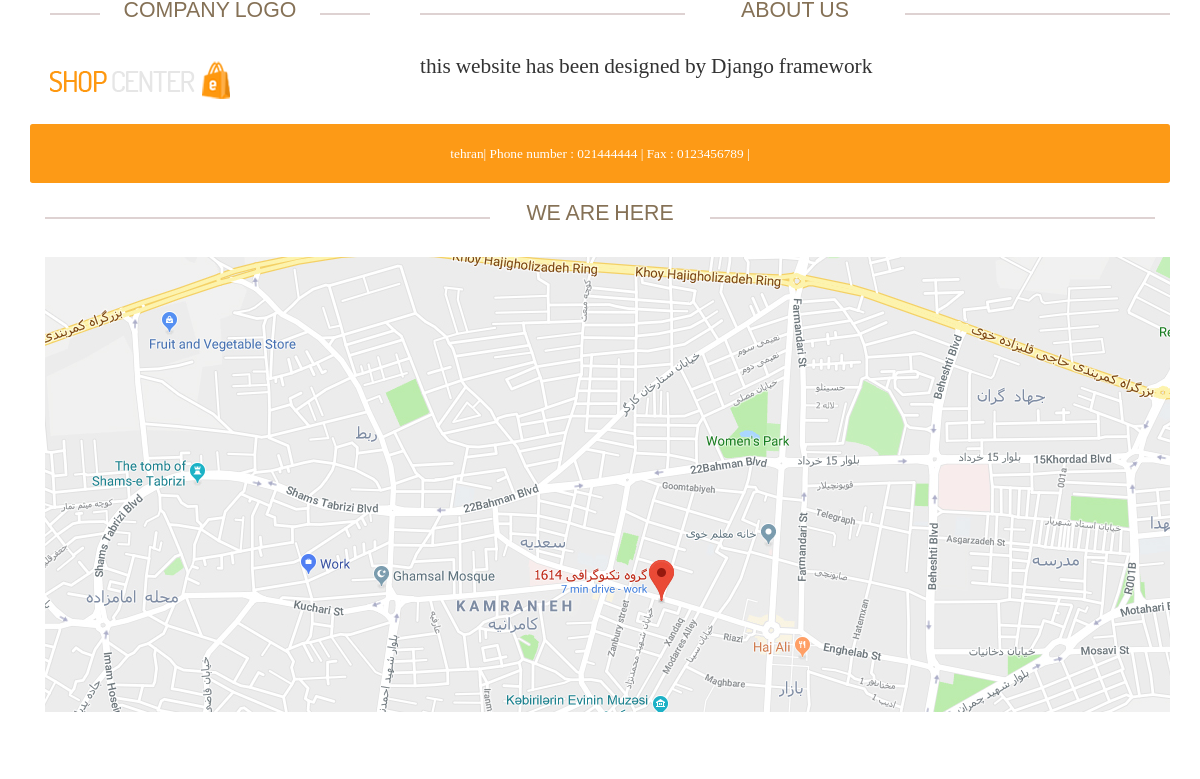
Page /about-us on the committed database.
### site_module/models.py (models this page shows, shortened)
class SiteSetting(models.Model):
    site_name = models.CharField(max_length=200, verbose_name='Website Name')
    site_url = models.CharField(max_length=200, verbose_name='Website Domain')
    address = models.CharField(max_length=200, verbose_name='Address')
    phone = models.CharField(max_length=200, null=True, blank=True, verbose_name='Phone number')
    fax = models.CharField(max_length=200, null=True, blank=True, verbose_name='Fax')
    email = models.CharField(max_length=200, null=True, blank=True, verbose_name='Email')
    copy_right = models.TextField(verbose_name='Copy right content')
    about_us_text = models.TextField(verbose_name='About Us Content')
    site_logo = models.ImageField(upload_to='images/site-setting/', verbose_name='Website Logo')
    is_main_setting = models.BooleanField(verbose_name='Main Setting')
    class Meta:
        verbose_name = 'Website Setting'
        verbose_name_plural = 'Setting'

### home_module/views.py (the view)
# urls.py: path('about-us', views.AboutView.as_view(), name='about_page'),
class AboutView(TemplateView):
    template_name = 'home_module/about_page.html'
    def get_context_data(self, **kwargs):
        context = super(AboutView, self).get_context_data(**kwargs)
        site_setting: SiteSetting = SiteSetting.objects.filter(is_main_setting=True).first()
        context['site_setting'] = site_setting
        return context

### home_module/templates/home_module/about_page.html (shortened to what this page needs)
{% extends 'shared/_layout.html' %}
{% load static %}
{% block content %}
    <div id="contact-page" class="container">
        <div class="bg">
            <div class="row">
                <div class="col-sm-4">
                    <div class="contact-info">
                        <h2 class="title text-center">Company Logo</h2>
                        <img src="{{ site_setting.site_logo.url }}" class="img-responsive">
                    </div>
                </div>
                <div class="col-sm-8">
                    <div class="about">
                        <h2 class="title text-center">About Us</h2>
                        <p class="about-desc">
                            {{ site_setting.about_us_text }}
                        </p>
                    </div>
                </div>
            </div>
            <div class="row">
                <div class="col-sm-12 about-address">
                    <address>
                        <p>
                            {{ site_setting.address }}|
                            Phone number : {{ site_setting.phone }} |
                            {% if site_setting.fax %}
                                Fax : {{ site_setting.fax }} |
                            {% endif %}
                        </p>
                    </address>
                </div>
            </div>
            <div class="row">
                <div class="container">
                    <div class="col-sm-12" style="overflow: hidden; margin-bottom: 40px"><h2 class="title text-center">
                        We are here</h2>
                        <div id="gmap" class="contact-map">
                            <img src="{% static 'images/home/Map.jpg' %}" alt="Map">
                        </div>
                    </div>
                </div>
            </div>
        </div>
    </div>
{% endblock %}

### static/css/main.css (style rules this page uses)
body { font-family: 'BYekan'; font-size: 10pt; position: relative; font-weight: normal; direction: ltr; }
h1, h2, h3, h4, h5, h6 { font-family: 'BYekan', sans-serif; }
.left-sidebar h2:after, h2.title:after { content: " "; position: absolute; border: 1px solid #ded2d2; bottom: 8px; right: 0; width: 100%; height: 0; z-index: -2; }
h2.title:before { content: " "; position: absolute; background: #fff; bottom: -6px; width: 220px; height: 30px; z-index: -1; right: 50%; margin-right: -110px; }
h2.title { color: #857156; font-family: 'BYekan', sans-serif; font-size: 16pt; font-weight: 400; margin: 0 15px; text-transform: uppercase; margin-bottom: 30px; position: relative; }
.about-address { margin-top: 20px; }
.about-address p { text-align: center; padding: 20px 10px 20px 10px; background-color: #FD9A16; font-family: tahoma; font-size: 10pt; color: #ffffff; border-radius: 0.2em; }
.bg h2.title { margin-right: 0; margin-left: 0; margin-top: 0; }
.about .about-desc { text-align: justify; font-size: 16pt; }
.contact-map { width: 100%; height: 385px; margin-bottom: 70px }
#contact-page .contact-info { padding: 0 20px; }

### rows in the picture
SiteSetting: site_logo (picture), about_us_text "this website has been designed by Django framework", address "tehran", phone "021444444", fax "0123456789"
